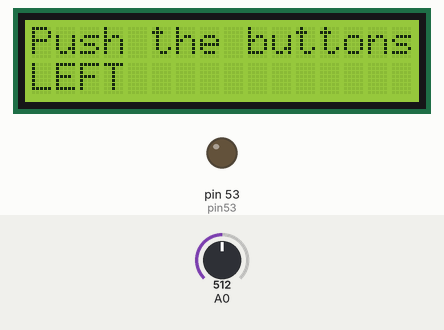
This sketch was run on a simulated Arduino Mega 2560, built with avr-gcc and run on an emulated ATmega2560. Shown: 16×2 character LCD, output pins drawn as LEDs (lit = HIGH). The test bench sets the inputs (shaded band); at power-on: A0 = 512.

Above: at 1.2 s.
1.3 s: A0 set to 262
At 1.45 s:
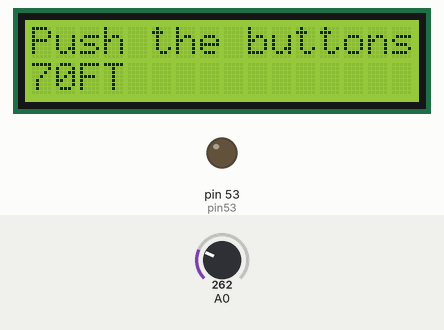
3.2 s: A0 set to 242
At 3.47 s:
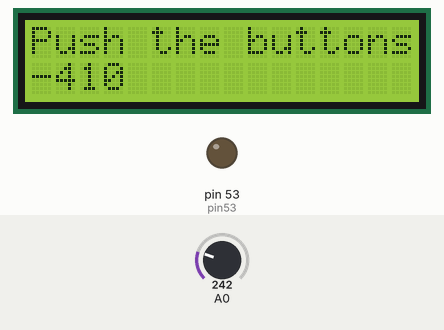
6.2 s: A0 set to 52
7.7 s: A0 set to 44
At 8.9 s:
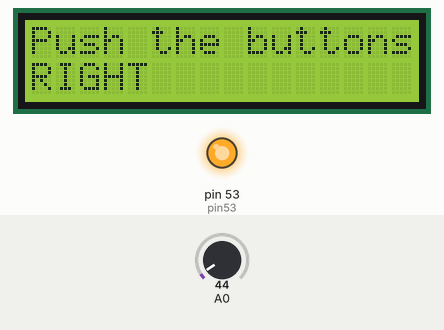
9.2 s: A0 set to 60
At 9.35 s:
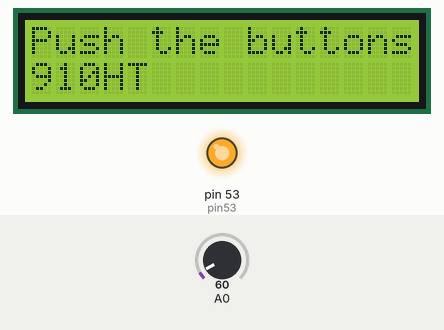
11.1 s: A0 set to 443
At 11.37 s:
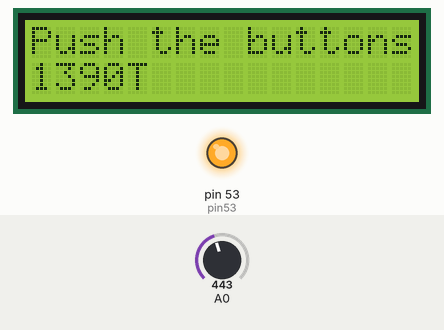
14.1 s: A0 set to 457
At 14.8 s:
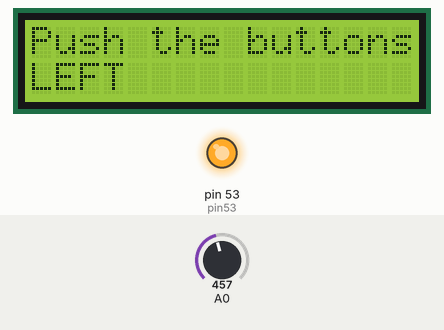
Timing chart, 0 to 16.6 s (numbered marks = the images above; inputs shaded):
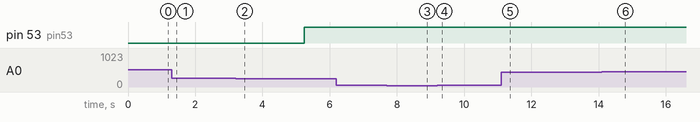

Measured:
- the behaviour switches between 250 and 249 on A0 (found by bisection; images 1 and 2)
- the behaviour switches between 50 and 49 on A0 (found by bisection; images 2 and 3)
- the behaviour switches between 449 and 450 on A0 (found by bisection; images 5 and 6)
- after the input at 1.3 s, the display: changes after 0.10 s (image 1)
- after the input at 3.2 s, pin 53 (pin53): LOW → HIGH after 2.0 s
- after the input at 7.7 s, the display: changes after 0.06 s (image 3)
- after the input at 9.2 s, the display: changes after 0.10 s (image 4)
- after the input at 14.1 s, pin 53 (pin53): stays HIGH (without the input it goes to LOW after 1.6 s); the display: changes after 0.05 s (image 6)

The sketch:

lcdexp.ino
```cpp
//Sample using LiquidCrystal library
#include <LiquidCrystal.h>

/*******************************************************

  This program will test the LCD panel and the buttons
  Mark Bramwell, July 2010

********************************************************/

// select the pins used on the LCD panel
LiquidCrystal lcd(8, 13, 9, 4, 5, 6, 7);

// define some values used by the panel and buttons

int pin53 = 53;
int vpwm = 100;

int lcd_key     = 0;
int adc_key_in  = 0;
#define btnRIGHT  0
#define btnUP     1
#define btnDOWN   2
#define btnLEFT   3
#define btnSELECT 4
#define btnNONE   5

// read the buttons
int read_LCD_buttons()
{
  adc_key_in = analogRead(0);      // read the value from the sensor
  // my buttons when read are centered at these valies: 0, 144, 329, 504, 741
  // we add approx 50 to those values and check to see if we are close
  if (adc_key_in > 1000) return btnNONE; // We make this the 1st option for speed reasons since it will be the most likely result
  // For V1.1 us this threshold
  if (adc_key_in < 50)   return btnRIGHT;
  if (adc_key_in < 250)  return btnUP;
  if (adc_key_in < 450)  return btnDOWN;
  if (adc_key_in < 650)  return btnLEFT;
  if (adc_key_in < 850)  return btnSELECT;

  // For V1.0 comment the other threshold and use the one below:
  /*
    if (adc_key_in < 50)   return btnRIGHT;
    if (adc_key_in < 195)  return btnUP;
    if (adc_key_in < 380)  return btnDOWN;
    if (adc_key_in < 555)  return btnLEFT;
    if (adc_key_in < 790)  return btnSELECT;
  */


  return btnNONE;  // when all others fail, return this...
}

void setup()
{
  pinMode(pin53, OUTPUT);
  lcd.begin(16, 2);              // start the library
  lcd.setCursor(0, 0);
  lcd.print("Push the buttons"); // print a simple message
}

void loop()
{
  //lcd.setCursor(9,1);            // move cursor to second line "1" and 9 spaces over
  //lcd.print(millis()/1000);      // display seconds elapsed since power-up


  lcd.setCursor(0, 1);           // move to the begining of the second line
  lcd_key = read_LCD_buttons();  // read the buttons

  switch (lcd_key)               // depending on which button was pushed, we perform an action
  {
    case btnRIGHT:
      {
        lcd.print("RIGHT ");
        break;
      }
    case btnLEFT:
      {
        lcd.print("LEFT   ");
        break;
      }
    case btnUP:
      {
        //lcd.print("UP    ");


        vpwm = vpwm + 30;
        delay(100);
        lcd.setCursor(0, 1);
        lcd.print(vpwm);
        analogWrite(pin53, vpwm);
        break;
      }
    case btnDOWN:
      {
        vpwm = vpwm - 30;
        delay(100);
        lcd.setCursor(0, 1);
        lcd.print(vpwm);
        analogWrite(pin53, vpwm);
        //lcd.print("DOWN  ");
        break;
      }
    case btnSELECT:
      {
        lcd.print("SELECT");
        break;
      }
      /*case btnNONE:
        {
          lcd.print("NONE  ");
          break;
        }*/
  }

}
```
